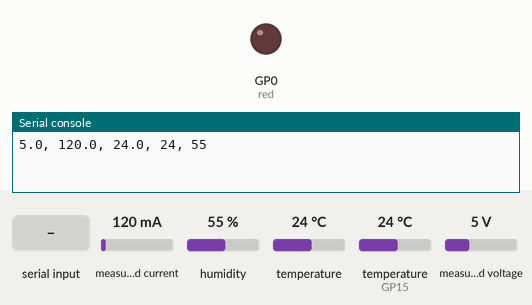
Recording of a program running on a simulated Raspberry Pi Pico running CircuitPython. Shown: output pins drawn as LEDs (lit = HIGH), the last lines printed to the serial console. The test bench sets the inputs (shaded band); at power-on: measured current 120 mA, humidity 55 %, temperature 24 °C, temperature (sensor on GP15) 24 °C, measured voltage 5 V.

Above: at 1.2 s.
1.3 s: "test\n" received over the second serial link
At 3.2 s:
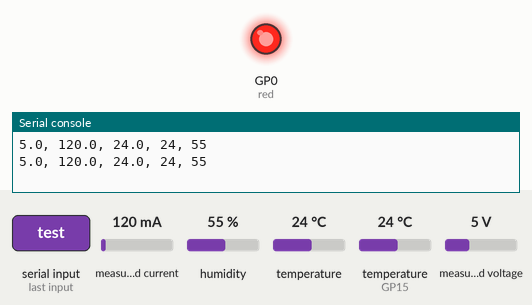
5.0 s: "laser_on\n" received over the second serial link
7.2 s: "laser_off\n" received over the second serial link
Timing chart, 0 to 10.2 s (numbered marks = the images above; inputs shaded):
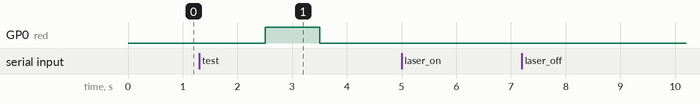

Measured:
- after the input at 1.3 s, GP0 (red): LOW → HIGH after 1.2 s, → LOW 1.0 s later

The program:

mainPICO.py
```python
# PURELY FOR TESTING PURPOSES
# main file for pico side
# Johnny Sarrouf and David Jack Jackson

import pS_PICO_PIP
import dataOutput_PIP
import time

# all of the sensors in a list
# in the order of [tempSensor, voltSensor, dht]
allSensors = dataOutput_PIP.beginSensors()
tempSensor = allSensors[0]# MAX31865 temperature sensor
voltSensor = allSensors[1]# INA219 voltage/current sensor
dht = allSensors[2] # DHT11 temperature/humidity sensor

# Infinite loop for continuous operation
while True:
    # Listen for commands sent to the Pico (e.g., over serial)
    pS_PICO_PIP.beginListen()
    # Collect and print data from sensors
    dataOutput_PIP.beginSensing(tempSensor, voltSensor, dht)
    time.sleep(1)
```

pS_PICO_PIP.py
```python
# file name -> pS_PICO_PIP -> python Serial Pico Pico Instrumentality Project

# new build - pico instrumentality project
# this build is still incomplete as the laser is not ready for testing or implementation
# fortunately, the def statements are for the most part explained
# 1 / 9 / 2025

# pySerial on PICO side
# Johnny Sarrouf and David Jack Jackson
# 1 / 8 / 2025
# to receive commands from pc and respond accordingly
# commands are functions that are defined here
# to control the laser system, laser_on and laser_off
# as well as collecting data, get_readings
# assumably pico is on COM9 and BAUD rate is 9600
# ideally you would save this to the pico's code.py file such that it can run on its own
# ALL COMMANDS
# test() - blinks red led - "test"
# laser_on() - turns laser on - "laser_on"
# laser_off() - turns laser off - "laser_off"
# set_current(newCurrent) - sets current to newCurrent double in mA - "set_current 300"

import board
import busio
import digitalio
import usb_cdc
import time

#initialize led on PIN1 or GP0
red = digitalio.DigitalInOut(board.GP0)
red.direction = digitalio.Direction.OUTPUT

# Function to blink the LED as a basic functionality test
def test():
    red.value = True
    time.sleep(1)
    red.value = False
    time.sleep(1)

# Placeholder function for turning the laser on
def laser_on():
    print("laser_on")

def laser_off():
    print("laser_off")

def set_current(nC):
    print("set_current")
    for i in range(nC):
        test()

# Placeholder function for collecting readings
def get_readings():
    print("get_readings") # Print feedback to indicate data collection

# continually listens to serial for commands
def beginListen():
    try:
        # Use usb_cdc.console instead of usb_cdc.data
        if usb_cdc.console.in_waiting > 0:

            # Read the incoming command
            # because its from serial, it is required that we clean it up a bit for use
            command = usb_cdc.console.readline().decode('utf-8').strip()

            if command == "test":
                test()
            elif ("laser_on" in command):
                laser_on()
            elif ("laser_off" in command):
                laser_off()
            elif ("set_current" in command):
                newCurrent = float(command[command.index(" "):])
                set_current(newCurrent)
            elif ("get_readings" in command):
                get_readings()
            else:
                print("Unknown command")

        # meant to test for proper connection - delete later
#         else:
#             test()
    except Exception as e:
        print(f"Error: {e}")
```

dataOutput_PIP.py
```python
# Pico Instrumentality Project

# PICO SIDE
# data collection on pico side
# AS OF NOW there is one temp / hum sensor, one voltage / current sensor, and one temp sensor
# in the end there will be two of each sensor, with the excepetion of the temp / hum sensor

import time
import board
import digitalio
import busio
import adafruit_max31865
import adafruit_ina219
import adafruit_dht

def beginSensors():

    # Initialize SPI bus and chip select pin (for temperature)
    spi = busio.SPI(clock=board.GP10, MOSI=board.GP11, MISO=board.GP12)  # Specify SPI pins explicitly
    cs = digitalio.DigitalInOut(board.GP13)  # Chip select pin for the MAX31865
    tempSensor = adafruit_max31865.MAX31865(spi, cs, wires=3, rtd_nominal=100, ref_resistor=430.0) #initialize sensor

    # initialize i2c stuff and whatnot (for voltage and current)
    i2c =busio.I2C(scl=board.GP17, sda=board.GP16)
    voltSensor = adafruit_ina219.INA219(i2c)

    # humidity sensor here
    dht = adafruit_dht.DHT11(board.GP15)

    return [tempSensor, voltSensor, dht]


def beginSensing(tempSensor=None, voltSensor=None, dht=None):

    if (tempSensor is not None and voltSensor is not None and dht is not None):
        # read data, and simplify output by defining variables
        temp1 = tempSensor.temperature # in C
        voltage = voltSensor.bus_voltage # in V
        current = (voltSensor.current) # in mA
        temp2 = dht.temperature
        hum = dht.humidity

        # Print sensor data in a comma-separated format
        print(str(voltage) + ", " + str(current) + ", " + str(temp1) + ", " + str(temp2) + ", " + str(hum))
    else:
        print("something is wrong with one of the sensors")
```
